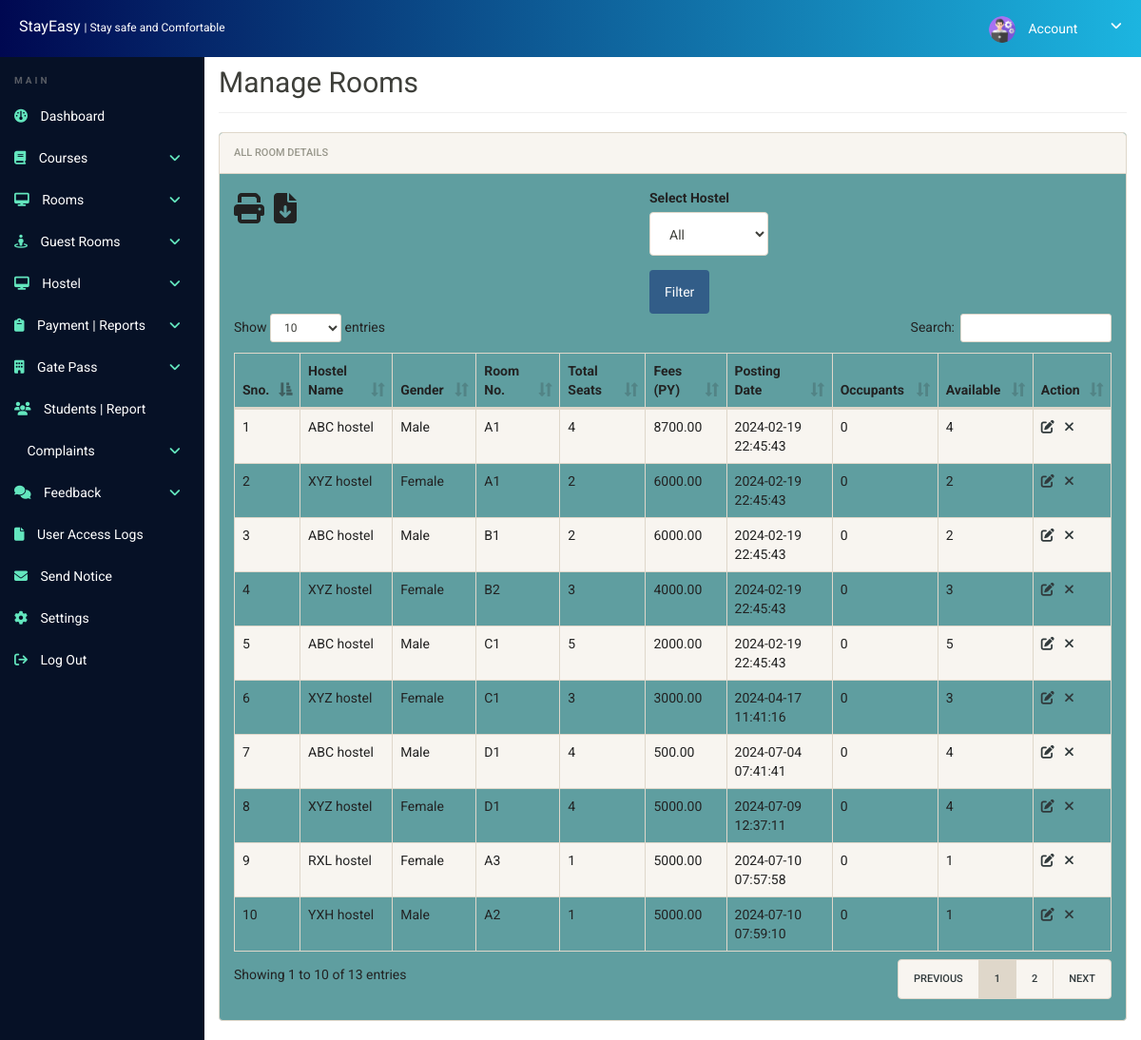
Screenshot of /admin/manage-rooms.php (signed in) with the database file from the repository.
### tables this page shows
CREATE TABLE `rooms` (
  `id` int(11) NOT NULL,
  `seater` int(11) DEFAULT NULL,
  `room_no` varchar(50) NOT NULL,
  `yearlyFees` decimal(15,2) NOT NULL,
  `halfyearlyAmount` decimal(15,2) DEFAULT NULL,
  `gender` varchar(255) NOT NULL,
  `posting_date` timestamp NULL DEFAULT current_timestamp(),
  `clgName` varchar(255) NOT NULL,
  `hostelName` varchar(255) NOT NULL,
  `seatsAvaibility` int(11) DEFAULT NULL,
  `occupiedSeats` int(11) DEFAULT NULL
);

### includes/enc.php (called while the page is built, shortened)
<?php
    function encrypt($password){
        $simple_string = $password;
        $ciphering = "AES-128-CTR";
        $options = 0;
        $encryption_iv = '1234567891011121';
        $encryption_key = "GeeksforGeeks";
        $encryption = openssl_encrypt($simple_string, $ciphering,
                    $encryption_key, $options, $encryption_iv);
        return $encryption;
    }
?>

### admin/manage-rooms.php (the view, shortened to what this page needs)
<?php
include('includes/config.php');
include('../includes/enc.php');
$hostel_filter = 'All';
?>
<!doctype html>
<html lang="en" class="no-js">
<head>
    <link rel="stylesheet" href="css/font-awesome.min.css">
    <link rel="stylesheet" href="css/bootstrap.min.css">
    <link rel="stylesheet" href="css/dataTables.bootstrap.min.css">
    <link rel="stylesheet" href="css/bootstrap-social.css">
    <link rel="stylesheet" href="css/bootstrap-select.css">
    <link rel="stylesheet" href="css/fileinput.min.css">
    <link rel="stylesheet" href="css/awesome-bootstrap-checkbox.css">
    <link rel="stylesheet" href="css/style.css">
    <link rel="stylesheet" href="https://cdnjs.cloudflare.com/ajax/libs/font-awesome/6.6.0/css/all.min.css" />
</head>
<body>
    <?php include('includes/header.php');?>
    <div class="ts-main-content">
        <?php include('includes/sidebar.php');?>
        <div class="content-wrapper">
            <div class="container-fluid">
                <div class="row">
                    <div class="col-md-12">
                        <h2 class="page-title" >Manage Rooms</h2>
                        <div class="panel panel-default">
                            <div class="panel-heading">All Room Details</div>
                            <div class="panel-body">
                                <div class="action_file">
									<span style="float:left" class="print-hide"><i class="fa fa-print action_icon" aria-hidden="true" onclick="CallPrint()" style="cursor:pointer" title="Print the Report"></i></span>
									<span style="float:left" class="print-hide"><i class="fa-solid fa-file-arrow-down action_icon" onclick="exportExcel()" aria-hidden="true"  style="cursor:pointer" title="Download the Report"></i></span>
								</div>
                                <form style=" display:flex; justify-content:center;" method="post" action="">
                                    <div class="row">
                                        <div class="col-md-12">
                                            <div class="form-group">
                                                <label for="hostel_filter">Select Hostel</label>
                                                <select name="hostel_filter" id="hostel_filter" class="form-control">
                                                    <option value="All" <?php echo ($hostel_filter == 'All') ? 'selected' : ''; ?>>All</option>
                                                </select>
                                            </div>
                                            <button type="submit" name="filter" class="btn btn-primary">Filter</button>
                                        </div>
                                    </div>
                                </form>
                                <div class="row" id="print-content">
                                    <table id="zctb" class="display table table-striped table-bordered table-hover" cellspacing="0" width="100%">
                                        <thead>
                                            <tr>
                                                <th>Sno.</th>
                                                <th>Hostel Name</th>
                                                <th>Gender</th>
                                                <th>Room No.</th>
                                                <th>Total Seats</th>
                                                <th>Fees (PY)</th>
                                                <th>Posting Date</th>
                                                <th>Occupants</th>
                                                <th>Available</th>
                                                <th class="action-column action_col">Action</th>
                                            </tr>
                                        </thead>
                                        <tbody>
                                        <?php
                                        $query = "SELECT rm.*, COUNT(r.roomId) AS verified_count FROM registration r RIGHT JOIN rooms rm ON r.roomId = rm.id AND r.status = 'verified' ";
                                        $query .= " GROUP BY rm.id ORDER BY rm.id";
                                        $stmt = $mysqli->prepare($query);
                                        $stmt->execute();
                                        $res = $stmt->get_result();
                                        $cnt = 1;
                                        while ($row = $res->fetch_object()) {
                                            $available_seats = $row->seater - $row->verified_count;
                                        ?>
                                            <tr>
                                                <td><?php echo $cnt; ?></td>
                                                <td><?php echo $row->hostelName; ?></td>
                                                <td><?php echo ucfirst($row->gender); ?></td>
                                                <td><?php echo $row->room_no; ?></td>
                                                <td><?php echo $row->seater; ?></td>
                                                <td><?php echo $row->yearlyFees; ?></td>
                                                <td><?php echo $row->posting_date; ?></td>
                                                <td><?php echo $row->verified_count; ?></td>
                                                <td><?php echo $available_seats; ?></td>
                                                <td class="action-column action_col">
                                                    <a href="edit-room.php?id=<?php echo encrypt($row->id); ?>"><i class="fa fa-edit"></i></a>&nbsp;&nbsp;
                                                    <a href="manage-rooms.php?del=<?php echo encrypt($row->id); ?>" onclick="return confirm('Do you want to delete');"><i class="fa fa-close"></i></a>
                                                </td>
                                            </tr>
                                        <?php
                                            $cnt = $cnt + 1;
                                        }
                                        ?>
                                        </tbody>
                                    </table>
                                </div>
                            </div>
                        </div>
                    </div>
                </div>
            </div>
        </div>
    </div>
    </body>
</html>

### admin/css/style.css (style rules this page uses)
body .panel { color: #222; background-color: cadetblue; }
body .panel a { color: #30393b !important; }
.action_file { font-size: xx-large; }
.action_file span { margin-right: 10px; }
html { font-size: 14px; }
@media only screen and (min-width: 480px) { html { font-size: 17px; } }
@media only screen and (min-width: 768px) { html { font-size: 14px; } }
body { font-size: 1em; }
a { color: #37a6c4; }
.btn { font-family: 'Oswald', sans-serif; font-size: 14px; }
.panel { overflow: hidden; }
.btn { text-transform: none; }
.page-title { padding-bottom: 15px; margin-bottom: 20px; border-bottom: 1px solid #f0f0f0; }
.ts-main-content .content-wrapper { padding-top: 15px; margin-top: 35px; }
@media only screen and (min-width: 1200px) { .ts-main-content .content-wrapper { margin-left: 215px; } }

### rows the page displays
rooms: hostelName "ABC hostel", gender "Male", room_no "A1", seater "4", yearlyFees "8700.00", posting_date "2024-02-19 22:45:43", verified_count "0"
rooms: hostelName "XYZ hostel", gender "Female", room_no "A1", seater "2", yearlyFees "6000.00", posting_date "2024-02-19 22:45:43", verified_count "0"
rooms: hostelName "ABC hostel", gender "Male", room_no "B1", seater "2", yearlyFees "6000.00", posting_date "2024-02-19 22:45:43", verified_count "0"
rooms: hostelName "XYZ hostel", gender "Female", room_no "B2", seater "3", yearlyFees "4000.00", posting_date "2024-02-19 22:45:43", verified_count "0"
rooms: hostelName "ABC hostel", gender "Male", room_no "C1", seater "5", yearlyFees "2000.00", posting_date "2024-02-19 22:45:43", verified_count "0"
rooms: hostelName "XYZ hostel", gender "Female", room_no "C1", seater "3", yearlyFees "3000.00", posting_date "2024-04-17 11:41:16", verified_count "0"
rooms: hostelName "ABC hostel", gender "Male", room_no "D1", seater "4", yearlyFees "500.00", posting_date "2024-07-04 07:41:41", verified_count "0"
rooms: hostelName "XYZ hostel", gender "Female", room_no "D1", seater "4", yearlyFees "5000.00", posting_date "2024-07-09 12:37:11", verified_count "0"
rooms: hostelName "RXL hostel", gender "Female", room_no "A3", seater "1", yearlyFees "5000.00", posting_date "2024-07-10 07:57:58", verified_count "0"
rooms: hostelName "YXH hostel", gender "Male", room_no "A2", seater "1", yearlyFees "5000.00", posting_date "2024-07-10 07:59:10", verified_count "0"
